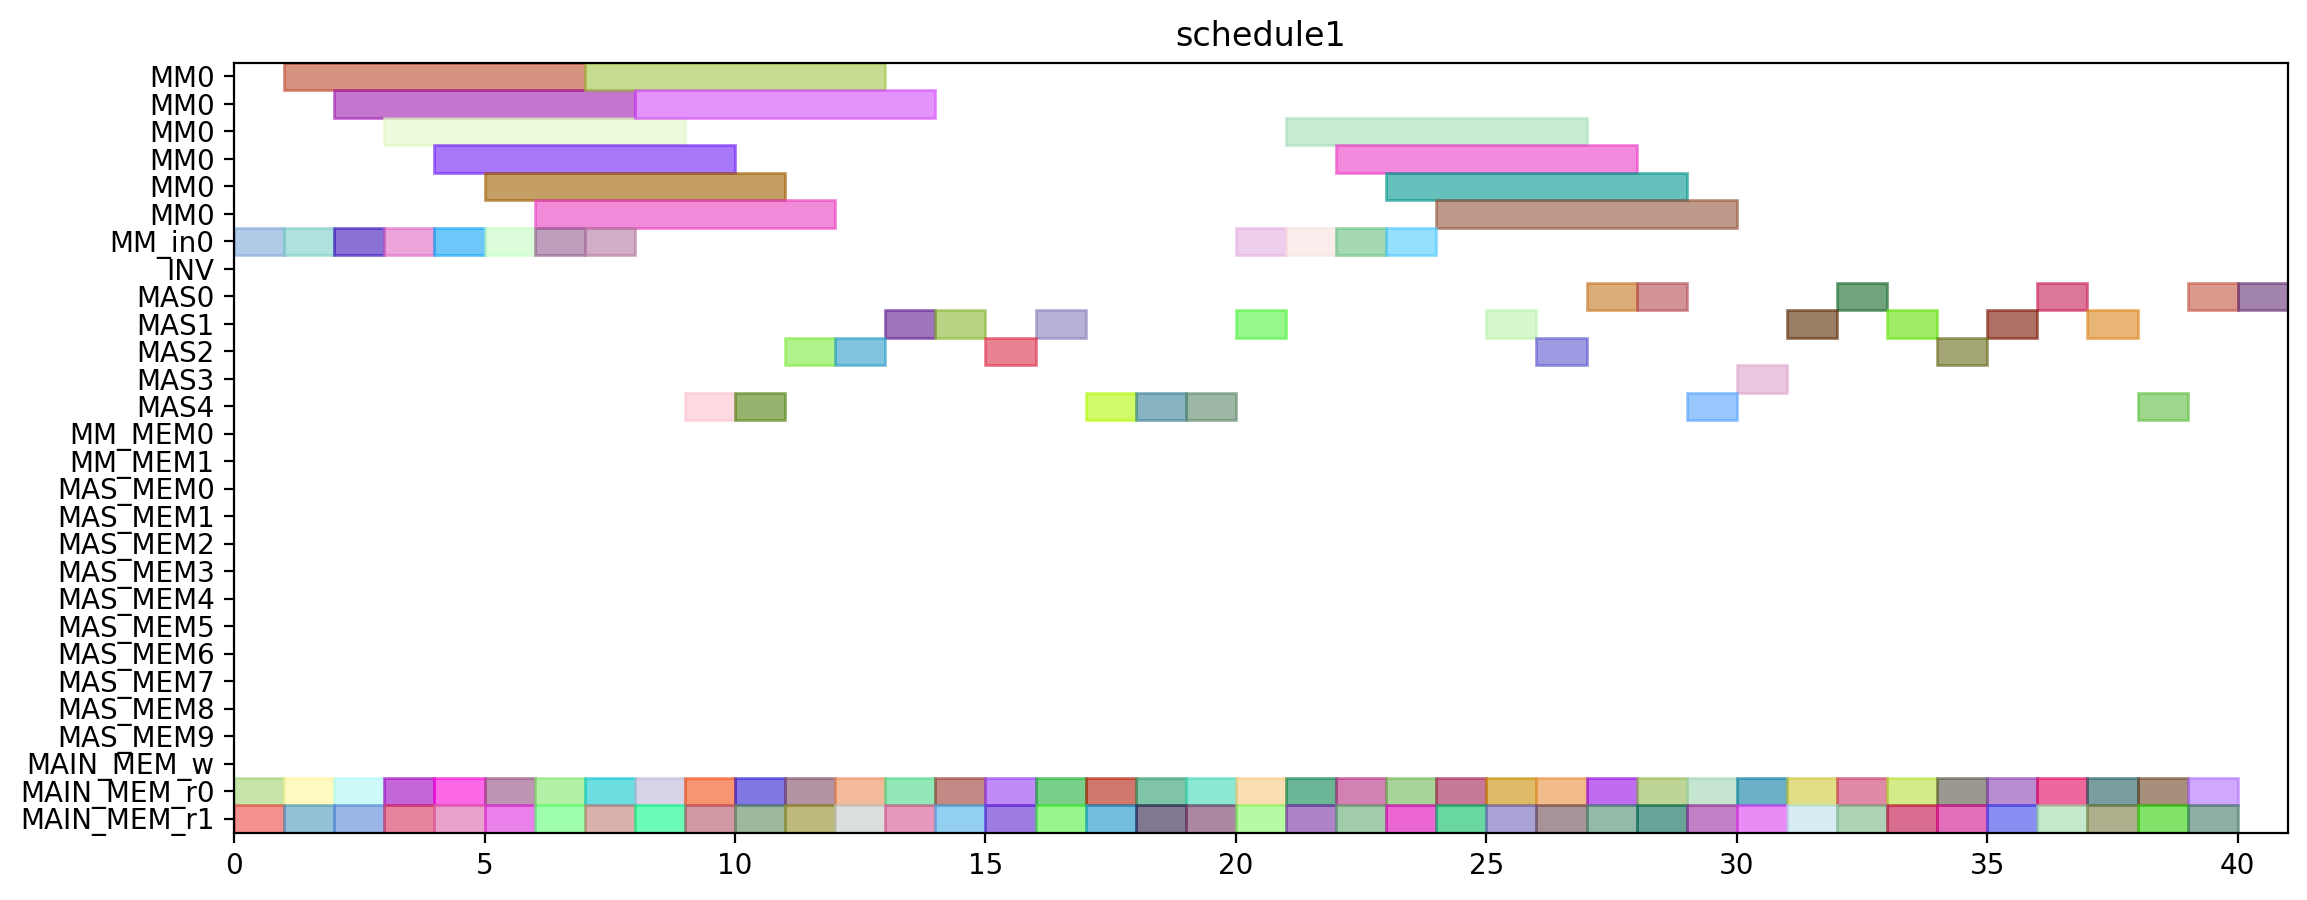

Python code for this plot:
from pyschedule import Scenario, solvers, plotters, alt


def solve():
	horizon = 111
	S = Scenario("schedule1", horizon=horizon)

	# resource
	MM = S.Resources('MM', num=1, size=6)
	MM_in = S.Resources('MM_in', num=1)
	INV = S.Resource('INV')
	MAS = S.Resources('MAS', num=5, size=1, periods=range(1, horizon))
	MM_MEM = S.Resources('MM_MEM', num=2)
	MAS_MEM = S.Resources('MAS_MEM', num=10)
	MAIN_MEM_w = S.Resource('MAIN_MEM_w', size=1)
	MAIN_MEM_r = S.Resources('MAIN_MEM_r', num=2)

	# result of previous scheduling
	c_t1_t1_t1_in = S.Task('c_t1_t1_t1_in', length=1, delay_cost=1)
	S += c_t1_t1_t1_in >= 0
	c_t1_t1_t1_in += MM_in[0]

	c_t1_t1_t1_mem0 = S.Task('c_t1_t1_t1_mem0', length=1, delay_cost=1)
	S += c_t1_t1_t1_mem0 >= 0
	c_t1_t1_t1_mem0 += MAIN_MEM_r[0]

	c_t1_t1_t1_mem1 = S.Task('c_t1_t1_t1_mem1', length=1, delay_cost=1)
	S += c_t1_t1_t1_mem1 >= 0
	c_t1_t1_t1_mem1 += MAIN_MEM_r[1]

	c_t0_t0_t0_in = S.Task('c_t0_t0_t0_in', length=1, delay_cost=1)
	S += c_t0_t0_t0_in >= 1
	c_t0_t0_t0_in += MM_in[0]

	c_t0_t0_t0_mem0 = S.Task('c_t0_t0_t0_mem0', length=1, delay_cost=1)
	S += c_t0_t0_t0_mem0 >= 1
	c_t0_t0_t0_mem0 += MAIN_MEM_r[0]

	c_t0_t0_t0_mem1 = S.Task('c_t0_t0_t0_mem1', length=1, delay_cost=1)
	S += c_t0_t0_t0_mem1 >= 1
	c_t0_t0_t0_mem1 += MAIN_MEM_r[1]

	c_t1_t1_t1 = S.Task('c_t1_t1_t1', length=6, delay_cost=1)
	S += c_t1_t1_t1 >= 1
	c_t1_t1_t1 += MM[0]

	c_t0_t0_t0 = S.Task('c_t0_t0_t0', length=6, delay_cost=1)
	S += c_t0_t0_t0 >= 2
	c_t0_t0_t0 += MM[0]

	c_t0_t0_t1_in = S.Task('c_t0_t0_t1_in', length=1, delay_cost=1)
	S += c_t0_t0_t1_in >= 2
	c_t0_t0_t1_in += MM_in[0]

	c_t0_t0_t1_mem0 = S.Task('c_t0_t0_t1_mem0', length=1, delay_cost=1)
	S += c_t0_t0_t1_mem0 >= 2
	c_t0_t0_t1_mem0 += MAIN_MEM_r[0]

	c_t0_t0_t1_mem1 = S.Task('c_t0_t0_t1_mem1', length=1, delay_cost=1)
	S += c_t0_t0_t1_mem1 >= 2
	c_t0_t0_t1_mem1 += MAIN_MEM_r[1]

	c_t0_t0_t1 = S.Task('c_t0_t0_t1', length=6, delay_cost=1)
	S += c_t0_t0_t1 >= 3
	c_t0_t0_t1 += MM[0]

	c_t0_t1_t1_in = S.Task('c_t0_t1_t1_in', length=1, delay_cost=1)
	S += c_t0_t1_t1_in >= 3
	c_t0_t1_t1_in += MM_in[0]

	c_t0_t1_t1_mem0 = S.Task('c_t0_t1_t1_mem0', length=1, delay_cost=1)
	S += c_t0_t1_t1_mem0 >= 3
	c_t0_t1_t1_mem0 += MAIN_MEM_r[0]

	c_t0_t1_t1_mem1 = S.Task('c_t0_t1_t1_mem1', length=1, delay_cost=1)
	S += c_t0_t1_t1_mem1 >= 3
	c_t0_t1_t1_mem1 += MAIN_MEM_r[1]

	c_t0_t1_t1 = S.Task('c_t0_t1_t1', length=6, delay_cost=1)
	S += c_t0_t1_t1 >= 4
	c_t0_t1_t1 += MM[0]

	c_t1_t1_t0_in = S.Task('c_t1_t1_t0_in', length=1, delay_cost=1)
	S += c_t1_t1_t0_in >= 4
	c_t1_t1_t0_in += MM_in[0]

	c_t1_t1_t0_mem0 = S.Task('c_t1_t1_t0_mem0', length=1, delay_cost=1)
	S += c_t1_t1_t0_mem0 >= 4
	c_t1_t1_t0_mem0 += MAIN_MEM_r[0]

	c_t1_t1_t0_mem1 = S.Task('c_t1_t1_t0_mem1', length=1, delay_cost=1)
	S += c_t1_t1_t0_mem1 >= 4
	c_t1_t1_t0_mem1 += MAIN_MEM_r[1]

	c_t1_t0_t0_in = S.Task('c_t1_t0_t0_in', length=1, delay_cost=1)
	S += c_t1_t0_t0_in >= 5
	c_t1_t0_t0_in += MM_in[0]

	c_t1_t0_t0_mem0 = S.Task('c_t1_t0_t0_mem0', length=1, delay_cost=1)
	S += c_t1_t0_t0_mem0 >= 5
	c_t1_t0_t0_mem0 += MAIN_MEM_r[0]

	c_t1_t0_t0_mem1 = S.Task('c_t1_t0_t0_mem1', length=1, delay_cost=1)
	S += c_t1_t0_t0_mem1 >= 5
	c_t1_t0_t0_mem1 += MAIN_MEM_r[1]

	c_t1_t1_t0 = S.Task('c_t1_t1_t0', length=6, delay_cost=1)
	S += c_t1_t1_t0 >= 5
	c_t1_t1_t0 += MM[0]

	c_t1_t0_t0 = S.Task('c_t1_t0_t0', length=6, delay_cost=1)
	S += c_t1_t0_t0 >= 6
	c_t1_t0_t0 += MM[0]

	c_t1_t0_t1_in = S.Task('c_t1_t0_t1_in', length=1, delay_cost=1)
	S += c_t1_t0_t1_in >= 6
	c_t1_t0_t1_in += MM_in[0]

	c_t1_t0_t1_mem0 = S.Task('c_t1_t0_t1_mem0', length=1, delay_cost=1)
	S += c_t1_t0_t1_mem0 >= 6
	c_t1_t0_t1_mem0 += MAIN_MEM_r[0]

	c_t1_t0_t1_mem1 = S.Task('c_t1_t0_t1_mem1', length=1, delay_cost=1)
	S += c_t1_t0_t1_mem1 >= 6
	c_t1_t0_t1_mem1 += MAIN_MEM_r[1]

	c_t0_t1_t0_in = S.Task('c_t0_t1_t0_in', length=1, delay_cost=1)
	S += c_t0_t1_t0_in >= 7
	c_t0_t1_t0_in += MM_in[0]

	c_t0_t1_t0_mem0 = S.Task('c_t0_t1_t0_mem0', length=1, delay_cost=1)
	S += c_t0_t1_t0_mem0 >= 7
	c_t0_t1_t0_mem0 += MAIN_MEM_r[0]

	c_t0_t1_t0_mem1 = S.Task('c_t0_t1_t0_mem1', length=1, delay_cost=1)
	S += c_t0_t1_t0_mem1 >= 7
	c_t0_t1_t0_mem1 += MAIN_MEM_r[1]

	c_t1_t0_t1 = S.Task('c_t1_t0_t1', length=6, delay_cost=1)
	S += c_t1_t0_t1 >= 7
	c_t1_t0_t1 += MM[0]

	c_t0_t0_t3_mem0 = S.Task('c_t0_t0_t3_mem0', length=1, delay_cost=1)
	S += c_t0_t0_t3_mem0 >= 8
	c_t0_t0_t3_mem0 += MAIN_MEM_r[0]

	c_t0_t0_t3_mem1 = S.Task('c_t0_t0_t3_mem1', length=1, delay_cost=1)
	S += c_t0_t0_t3_mem1 >= 8
	c_t0_t0_t3_mem1 += MAIN_MEM_r[1]

	c_t0_t1_t0 = S.Task('c_t0_t1_t0', length=6, delay_cost=1)
	S += c_t0_t1_t0 >= 8
	c_t0_t1_t0 += MM[0]

	c_t0_t0_t3 = S.Task('c_t0_t0_t3', length=1, delay_cost=1)
	S += c_t0_t0_t3 >= 9
	c_t0_t0_t3 += MAS[4]

	c_t0_t21_mem0 = S.Task('c_t0_t21_mem0', length=1, delay_cost=1)
	S += c_t0_t21_mem0 >= 9
	c_t0_t21_mem0 += MAIN_MEM_r[0]

	c_t0_t21_mem1 = S.Task('c_t0_t21_mem1', length=1, delay_cost=1)
	S += c_t0_t21_mem1 >= 9
	c_t0_t21_mem1 += MAIN_MEM_r[1]

	c_t0_t21 = S.Task('c_t0_t21', length=1, delay_cost=1)
	S += c_t0_t21 >= 10
	c_t0_t21 += MAS[4]

	c_t0_t30_mem0 = S.Task('c_t0_t30_mem0', length=1, delay_cost=1)
	S += c_t0_t30_mem0 >= 10
	c_t0_t30_mem0 += MAIN_MEM_r[0]

	c_t0_t30_mem1 = S.Task('c_t0_t30_mem1', length=1, delay_cost=1)
	S += c_t0_t30_mem1 >= 10
	c_t0_t30_mem1 += MAIN_MEM_r[1]

	c_t0_t20_mem0 = S.Task('c_t0_t20_mem0', length=1, delay_cost=1)
	S += c_t0_t20_mem0 >= 11
	c_t0_t20_mem0 += MAIN_MEM_r[0]

	c_t0_t20_mem1 = S.Task('c_t0_t20_mem1', length=1, delay_cost=1)
	S += c_t0_t20_mem1 >= 11
	c_t0_t20_mem1 += MAIN_MEM_r[1]

	c_t0_t30 = S.Task('c_t0_t30', length=1, delay_cost=1)
	S += c_t0_t30 >= 11
	c_t0_t30 += MAS[2]

	c_t0_t20 = S.Task('c_t0_t20', length=1, delay_cost=1)
	S += c_t0_t20 >= 12
	c_t0_t20 += MAS[2]

	c_t0_t31_mem0 = S.Task('c_t0_t31_mem0', length=1, delay_cost=1)
	S += c_t0_t31_mem0 >= 12
	c_t0_t31_mem0 += MAIN_MEM_r[0]

	c_t0_t31_mem1 = S.Task('c_t0_t31_mem1', length=1, delay_cost=1)
	S += c_t0_t31_mem1 >= 12
	c_t0_t31_mem1 += MAIN_MEM_r[1]

	c_t0_t1_t2_mem0 = S.Task('c_t0_t1_t2_mem0', length=1, delay_cost=1)
	S += c_t0_t1_t2_mem0 >= 13
	c_t0_t1_t2_mem0 += MAIN_MEM_r[0]

	c_t0_t1_t2_mem1 = S.Task('c_t0_t1_t2_mem1', length=1, delay_cost=1)
	S += c_t0_t1_t2_mem1 >= 13
	c_t0_t1_t2_mem1 += MAIN_MEM_r[1]

	c_t0_t31 = S.Task('c_t0_t31', length=1, delay_cost=1)
	S += c_t0_t31 >= 13
	c_t0_t31 += MAS[1]

	c_t0_t1_t2 = S.Task('c_t0_t1_t2', length=1, delay_cost=1)
	S += c_t0_t1_t2 >= 14
	c_t0_t1_t2 += MAS[1]

	c_t1_t0_t2_mem0 = S.Task('c_t1_t0_t2_mem0', length=1, delay_cost=1)
	S += c_t1_t0_t2_mem0 >= 14
	c_t1_t0_t2_mem0 += MAIN_MEM_r[0]

	c_t1_t0_t2_mem1 = S.Task('c_t1_t0_t2_mem1', length=1, delay_cost=1)
	S += c_t1_t0_t2_mem1 >= 14
	c_t1_t0_t2_mem1 += MAIN_MEM_r[1]

	c_t0_t0_t2_mem0 = S.Task('c_t0_t0_t2_mem0', length=1, delay_cost=1)
	S += c_t0_t0_t2_mem0 >= 15
	c_t0_t0_t2_mem0 += MAIN_MEM_r[0]

	c_t0_t0_t2_mem1 = S.Task('c_t0_t0_t2_mem1', length=1, delay_cost=1)
	S += c_t0_t0_t2_mem1 >= 15
	c_t0_t0_t2_mem1 += MAIN_MEM_r[1]

	c_t1_t0_t2 = S.Task('c_t1_t0_t2', length=1, delay_cost=1)
	S += c_t1_t0_t2 >= 15
	c_t1_t0_t2 += MAS[2]

	c_t0_t0_t2 = S.Task('c_t0_t0_t2', length=1, delay_cost=1)
	S += c_t0_t0_t2 >= 16
	c_t0_t0_t2 += MAS[1]

	c_t0_t1_t3_mem0 = S.Task('c_t0_t1_t3_mem0', length=1, delay_cost=1)
	S += c_t0_t1_t3_mem0 >= 16
	c_t0_t1_t3_mem0 += MAIN_MEM_r[0]

	c_t0_t1_t3_mem1 = S.Task('c_t0_t1_t3_mem1', length=1, delay_cost=1)
	S += c_t0_t1_t3_mem1 >= 16
	c_t0_t1_t3_mem1 += MAIN_MEM_r[1]

	c_t0_t1_t3 = S.Task('c_t0_t1_t3', length=1, delay_cost=1)
	S += c_t0_t1_t3 >= 17
	c_t0_t1_t3 += MAS[4]

	c_t1_t1_t3_mem0 = S.Task('c_t1_t1_t3_mem0', length=1, delay_cost=1)
	S += c_t1_t1_t3_mem0 >= 17
	c_t1_t1_t3_mem0 += MAIN_MEM_r[0]

	c_t1_t1_t3_mem1 = S.Task('c_t1_t1_t3_mem1', length=1, delay_cost=1)
	S += c_t1_t1_t3_mem1 >= 17
	c_t1_t1_t3_mem1 += MAIN_MEM_r[1]

	c_t1_t1_t2_mem0 = S.Task('c_t1_t1_t2_mem0', length=1, delay_cost=1)
	S += c_t1_t1_t2_mem0 >= 18
	c_t1_t1_t2_mem0 += MAIN_MEM_r[0]

	c_t1_t1_t2_mem1 = S.Task('c_t1_t1_t2_mem1', length=1, delay_cost=1)
	S += c_t1_t1_t2_mem1 >= 18
	c_t1_t1_t2_mem1 += MAIN_MEM_r[1]

	c_t1_t1_t3 = S.Task('c_t1_t1_t3', length=1, delay_cost=1)
	S += c_t1_t1_t3 >= 18
	c_t1_t1_t3 += MAS[4]

	c_t1_t0_t3_mem0 = S.Task('c_t1_t0_t3_mem0', length=1, delay_cost=1)
	S += c_t1_t0_t3_mem0 >= 19
	c_t1_t0_t3_mem0 += MAIN_MEM_r[0]

	c_t1_t0_t3_mem1 = S.Task('c_t1_t0_t3_mem1', length=1, delay_cost=1)
	S += c_t1_t0_t3_mem1 >= 19
	c_t1_t0_t3_mem1 += MAIN_MEM_r[1]

	c_t1_t1_t2 = S.Task('c_t1_t1_t2', length=1, delay_cost=1)
	S += c_t1_t1_t2 >= 19
	c_t1_t1_t2 += MAS[4]

	c_t1_t0_t3 = S.Task('c_t1_t0_t3', length=1, delay_cost=1)
	S += c_t1_t0_t3 >= 20
	c_t1_t0_t3 += MAS[1]


	# new tasks
	c_t1_t20 = S.Task('c_t1_t20', length=1, delay_cost=1)
	c_t1_t20 += alt(MAS)

	c_t1_t20_mem0 = S.Task('c_t1_t20_mem0', length=1, delay_cost=1)
	c_t1_t20_mem0 += MAIN_MEM_r[0]
	S += c_t1_t20_mem0 <= c_t1_t20

	c_t1_t20_mem1 = S.Task('c_t1_t20_mem1', length=1, delay_cost=1)
	c_t1_t20_mem1 += MAIN_MEM_r[1]
	S += c_t1_t20_mem1 <= c_t1_t20

	c_t1_t21 = S.Task('c_t1_t21', length=1, delay_cost=1)
	c_t1_t21 += alt(MAS)

	c_t1_t21_mem0 = S.Task('c_t1_t21_mem0', length=1, delay_cost=1)
	c_t1_t21_mem0 += MAIN_MEM_r[0]
	S += c_t1_t21_mem0 <= c_t1_t21

	c_t1_t21_mem1 = S.Task('c_t1_t21_mem1', length=1, delay_cost=1)
	c_t1_t21_mem1 += MAIN_MEM_r[1]
	S += c_t1_t21_mem1 <= c_t1_t21

	c_t1_t30 = S.Task('c_t1_t30', length=1, delay_cost=1)
	c_t1_t30 += alt(MAS)

	c_t1_t30_mem0 = S.Task('c_t1_t30_mem0', length=1, delay_cost=1)
	c_t1_t30_mem0 += MAIN_MEM_r[0]
	S += c_t1_t30_mem0 <= c_t1_t30

	c_t1_t30_mem1 = S.Task('c_t1_t30_mem1', length=1, delay_cost=1)
	c_t1_t30_mem1 += MAIN_MEM_r[1]
	S += c_t1_t30_mem1 <= c_t1_t30

	c_t1_t31 = S.Task('c_t1_t31', length=1, delay_cost=1)
	c_t1_t31 += alt(MAS)

	c_t1_t31_mem0 = S.Task('c_t1_t31_mem0', length=1, delay_cost=1)
	c_t1_t31_mem0 += MAIN_MEM_r[0]
	S += c_t1_t31_mem0 <= c_t1_t31

	c_t1_t31_mem1 = S.Task('c_t1_t31_mem1', length=1, delay_cost=1)
	c_t1_t31_mem1 += MAIN_MEM_r[1]
	S += c_t1_t31_mem1 <= c_t1_t31

	c_t2_t0_t0_in = S.Task('c_t2_t0_t0_in', length=1, delay_cost=1)
	c_t2_t0_t0_in += alt(MM_in)
	c_t2_t0_t0 = S.Task('c_t2_t0_t0', length=6, delay_cost=1)
	c_t2_t0_t0 += alt(MM)
	S += c_t2_t0_t0>=c_t2_t0_t0_in

	c_t2_t0_t0_mem0 = S.Task('c_t2_t0_t0_mem0', length=1, delay_cost=1)
	c_t2_t0_t0_mem0 += MAIN_MEM_r[0]
	S += c_t2_t0_t0_mem0 <= c_t2_t0_t0

	c_t2_t0_t0_mem1 = S.Task('c_t2_t0_t0_mem1', length=1, delay_cost=1)
	c_t2_t0_t0_mem1 += MAIN_MEM_r[1]
	S += c_t2_t0_t0_mem1 <= c_t2_t0_t0

	c_t2_t0_t1_in = S.Task('c_t2_t0_t1_in', length=1, delay_cost=1)
	c_t2_t0_t1_in += alt(MM_in)
	c_t2_t0_t1 = S.Task('c_t2_t0_t1', length=6, delay_cost=1)
	c_t2_t0_t1 += alt(MM)
	S += c_t2_t0_t1>=c_t2_t0_t1_in

	c_t2_t0_t1_mem0 = S.Task('c_t2_t0_t1_mem0', length=1, delay_cost=1)
	c_t2_t0_t1_mem0 += MAIN_MEM_r[0]
	S += c_t2_t0_t1_mem0 <= c_t2_t0_t1

	c_t2_t0_t1_mem1 = S.Task('c_t2_t0_t1_mem1', length=1, delay_cost=1)
	c_t2_t0_t1_mem1 += MAIN_MEM_r[1]
	S += c_t2_t0_t1_mem1 <= c_t2_t0_t1

	c_t2_t0_t2 = S.Task('c_t2_t0_t2', length=1, delay_cost=1)
	c_t2_t0_t2 += alt(MAS)

	c_t2_t0_t2_mem0 = S.Task('c_t2_t0_t2_mem0', length=1, delay_cost=1)
	c_t2_t0_t2_mem0 += MAIN_MEM_r[0]
	S += c_t2_t0_t2_mem0 <= c_t2_t0_t2

	c_t2_t0_t2_mem1 = S.Task('c_t2_t0_t2_mem1', length=1, delay_cost=1)
	c_t2_t0_t2_mem1 += MAIN_MEM_r[1]
	S += c_t2_t0_t2_mem1 <= c_t2_t0_t2

	c_t2_t0_t3 = S.Task('c_t2_t0_t3', length=1, delay_cost=1)
	c_t2_t0_t3 += alt(MAS)

	c_t2_t0_t3_mem0 = S.Task('c_t2_t0_t3_mem0', length=1, delay_cost=1)
	c_t2_t0_t3_mem0 += MAIN_MEM_r[0]
	S += c_t2_t0_t3_mem0 <= c_t2_t0_t3

	c_t2_t0_t3_mem1 = S.Task('c_t2_t0_t3_mem1', length=1, delay_cost=1)
	c_t2_t0_t3_mem1 += MAIN_MEM_r[1]
	S += c_t2_t0_t3_mem1 <= c_t2_t0_t3

	c_t2_t1_t0_in = S.Task('c_t2_t1_t0_in', length=1, delay_cost=1)
	c_t2_t1_t0_in += alt(MM_in)
	c_t2_t1_t0 = S.Task('c_t2_t1_t0', length=6, delay_cost=1)
	c_t2_t1_t0 += alt(MM)
	S += c_t2_t1_t0>=c_t2_t1_t0_in

	c_t2_t1_t0_mem0 = S.Task('c_t2_t1_t0_mem0', length=1, delay_cost=1)
	c_t2_t1_t0_mem0 += MAIN_MEM_r[0]
	S += c_t2_t1_t0_mem0 <= c_t2_t1_t0

	c_t2_t1_t0_mem1 = S.Task('c_t2_t1_t0_mem1', length=1, delay_cost=1)
	c_t2_t1_t0_mem1 += MAIN_MEM_r[1]
	S += c_t2_t1_t0_mem1 <= c_t2_t1_t0

	c_t2_t1_t1_in = S.Task('c_t2_t1_t1_in', length=1, delay_cost=1)
	c_t2_t1_t1_in += alt(MM_in)
	c_t2_t1_t1 = S.Task('c_t2_t1_t1', length=6, delay_cost=1)
	c_t2_t1_t1 += alt(MM)
	S += c_t2_t1_t1>=c_t2_t1_t1_in

	c_t2_t1_t1_mem0 = S.Task('c_t2_t1_t1_mem0', length=1, delay_cost=1)
	c_t2_t1_t1_mem0 += MAIN_MEM_r[0]
	S += c_t2_t1_t1_mem0 <= c_t2_t1_t1

	c_t2_t1_t1_mem1 = S.Task('c_t2_t1_t1_mem1', length=1, delay_cost=1)
	c_t2_t1_t1_mem1 += MAIN_MEM_r[1]
	S += c_t2_t1_t1_mem1 <= c_t2_t1_t1

	c_t2_t1_t2 = S.Task('c_t2_t1_t2', length=1, delay_cost=1)
	c_t2_t1_t2 += alt(MAS)

	c_t2_t1_t2_mem0 = S.Task('c_t2_t1_t2_mem0', length=1, delay_cost=1)
	c_t2_t1_t2_mem0 += MAIN_MEM_r[0]
	S += c_t2_t1_t2_mem0 <= c_t2_t1_t2

	c_t2_t1_t2_mem1 = S.Task('c_t2_t1_t2_mem1', length=1, delay_cost=1)
	c_t2_t1_t2_mem1 += MAIN_MEM_r[1]
	S += c_t2_t1_t2_mem1 <= c_t2_t1_t2

	c_t2_t1_t3 = S.Task('c_t2_t1_t3', length=1, delay_cost=1)
	c_t2_t1_t3 += alt(MAS)

	c_t2_t1_t3_mem0 = S.Task('c_t2_t1_t3_mem0', length=1, delay_cost=1)
	c_t2_t1_t3_mem0 += MAIN_MEM_r[0]
	S += c_t2_t1_t3_mem0 <= c_t2_t1_t3

	c_t2_t1_t3_mem1 = S.Task('c_t2_t1_t3_mem1', length=1, delay_cost=1)
	c_t2_t1_t3_mem1 += MAIN_MEM_r[1]
	S += c_t2_t1_t3_mem1 <= c_t2_t1_t3

	c_t2_t20 = S.Task('c_t2_t20', length=1, delay_cost=1)
	c_t2_t20 += alt(MAS)

	c_t2_t20_mem0 = S.Task('c_t2_t20_mem0', length=1, delay_cost=1)
	c_t2_t20_mem0 += MAIN_MEM_r[0]
	S += c_t2_t20_mem0 <= c_t2_t20

	c_t2_t20_mem1 = S.Task('c_t2_t20_mem1', length=1, delay_cost=1)
	c_t2_t20_mem1 += MAIN_MEM_r[1]
	S += c_t2_t20_mem1 <= c_t2_t20

	c_t2_t21 = S.Task('c_t2_t21', length=1, delay_cost=1)
	c_t2_t21 += alt(MAS)

	c_t2_t21_mem0 = S.Task('c_t2_t21_mem0', length=1, delay_cost=1)
	c_t2_t21_mem0 += MAIN_MEM_r[0]
	S += c_t2_t21_mem0 <= c_t2_t21

	c_t2_t21_mem1 = S.Task('c_t2_t21_mem1', length=1, delay_cost=1)
	c_t2_t21_mem1 += MAIN_MEM_r[1]
	S += c_t2_t21_mem1 <= c_t2_t21

	c_t2_t30 = S.Task('c_t2_t30', length=1, delay_cost=1)
	c_t2_t30 += alt(MAS)

	c_t2_t30_mem0 = S.Task('c_t2_t30_mem0', length=1, delay_cost=1)
	c_t2_t30_mem0 += MAIN_MEM_r[0]
	S += c_t2_t30_mem0 <= c_t2_t30

	c_t2_t30_mem1 = S.Task('c_t2_t30_mem1', length=1, delay_cost=1)
	c_t2_t30_mem1 += MAIN_MEM_r[1]
	S += c_t2_t30_mem1 <= c_t2_t30

	c_t2_t31 = S.Task('c_t2_t31', length=1, delay_cost=1)
	c_t2_t31 += alt(MAS)

	c_t2_t31_mem0 = S.Task('c_t2_t31_mem0', length=1, delay_cost=1)
	c_t2_t31_mem0 += MAIN_MEM_r[0]
	S += c_t2_t31_mem0 <= c_t2_t31

	c_t2_t31_mem1 = S.Task('c_t2_t31_mem1', length=1, delay_cost=1)
	c_t2_t31_mem1 += MAIN_MEM_r[1]
	S += c_t2_t31_mem1 <= c_t2_t31

	c_t3000 = S.Task('c_t3000', length=1, delay_cost=1)
	c_t3000 += alt(MAS)

	c_t3000_mem0 = S.Task('c_t3000_mem0', length=1, delay_cost=1)
	c_t3000_mem0 += MAIN_MEM_r[0]
	S += c_t3000_mem0 <= c_t3000

	c_t3000_mem1 = S.Task('c_t3000_mem1', length=1, delay_cost=1)
	c_t3000_mem1 += MAIN_MEM_r[1]
	S += c_t3000_mem1 <= c_t3000

	c_t3001 = S.Task('c_t3001', length=1, delay_cost=1)
	c_t3001 += alt(MAS)

	c_t3001_mem0 = S.Task('c_t3001_mem0', length=1, delay_cost=1)
	c_t3001_mem0 += MAIN_MEM_r[0]
	S += c_t3001_mem0 <= c_t3001

	c_t3001_mem1 = S.Task('c_t3001_mem1', length=1, delay_cost=1)
	c_t3001_mem1 += MAIN_MEM_r[1]
	S += c_t3001_mem1 <= c_t3001

	c_t3010 = S.Task('c_t3010', length=1, delay_cost=1)
	c_t3010 += alt(MAS)

	c_t3010_mem0 = S.Task('c_t3010_mem0', length=1, delay_cost=1)
	c_t3010_mem0 += MAIN_MEM_r[0]
	S += c_t3010_mem0 <= c_t3010

	c_t3010_mem1 = S.Task('c_t3010_mem1', length=1, delay_cost=1)
	c_t3010_mem1 += MAIN_MEM_r[1]
	S += c_t3010_mem1 <= c_t3010

	c_t3011 = S.Task('c_t3011', length=1, delay_cost=1)
	c_t3011 += alt(MAS)

	c_t3011_mem0 = S.Task('c_t3011_mem0', length=1, delay_cost=1)
	c_t3011_mem0 += MAIN_MEM_r[0]
	S += c_t3011_mem0 <= c_t3011

	c_t3011_mem1 = S.Task('c_t3011_mem1', length=1, delay_cost=1)
	c_t3011_mem1 += MAIN_MEM_r[1]
	S += c_t3011_mem1 <= c_t3011

	solvers.mip.solve(S,msg=1,kind='CPLEX',ratio_gap=1.01)

	solution = [['hoge']*len(S.solution()[1]) for i in range(len(S.solution()))]
	for i in range(len(S.solution())):
		for j in range(len(S.solution()[i])):
			solution[i][j]=str(S.solution()[i][j])
	print(solution)

	cycles = int(solution[-1][3])

	pic_file_name = "/home/mfukuda/ABE/python/multiRAM_multiMAS/scheduling_result/stage6MM1_stage1MAS5/MUL/schedule1.png"
	if(S.solution() != []):
		plotters.matplotlib.plot(S,img_filename=pic_file_name, show_task_labels=False, fig_size=(cycles*0.25+3, 5))

	return solution
